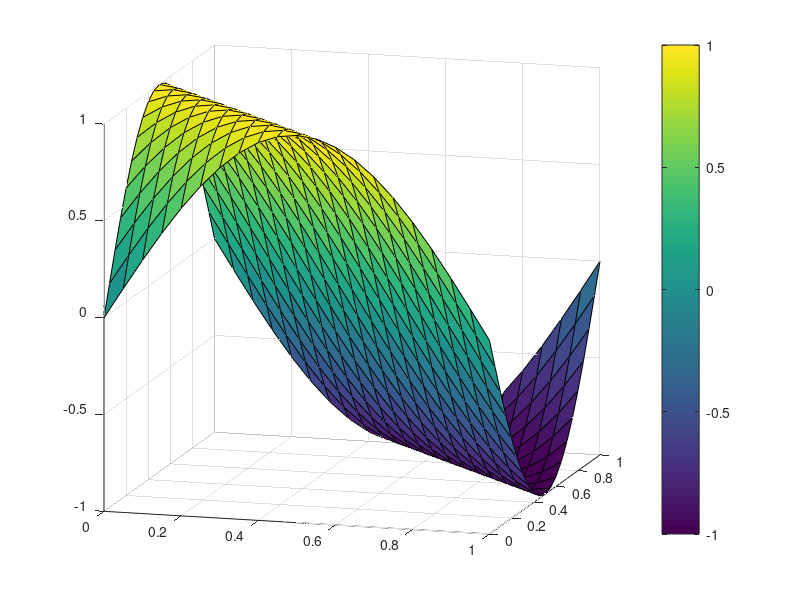

Write MATLAB code to recreate this figure.
% 3D Graphs
% mesh fun
% surf fun

x = 0: 0.05: 1;
y = 0: 0.05: 1;

[X, Y] = meshgrid(x, y);
Z = sin(pi*(X+Y));

mesh(X, Y, Z)
surf(X, Y, Z)

% Features

colorbar
view(16, 12)